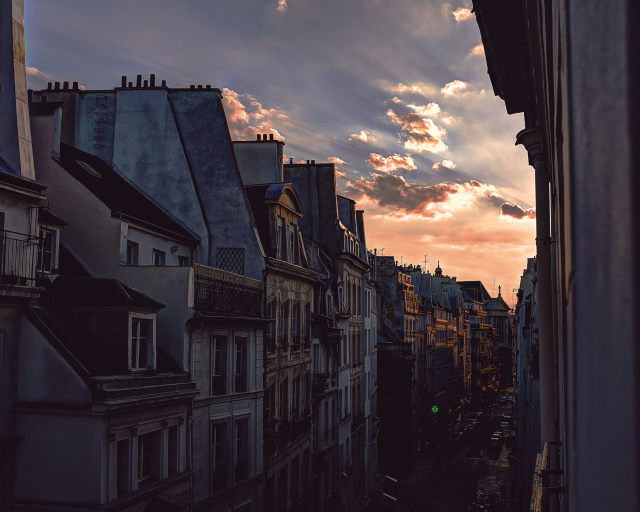
#> input picture img/saint.jpg, 1280 x 1024 px, found by its file name (shown at 1/2 size)
$ jupyter execute --allow-errors neuro_wm.ipynb   (shell and % lines are left out)
#> lines starting #> are read from the running program, lines starting #| are printed output that depends on the picture
[cell 1]
# Подключение библиотек ## Загрузить при запуске предобученной сети
import numpy as np
import cv2 as cv
import matplotlib.pyplot as plt
from PIL import Image
import torch
from torch import nn, optim
from torch.utils.data import Dataset
from torchvision import datasets
import torchvision.transforms as transforms
from typing import Type, Union
from IPython.display import clear_output, display
from ipywidgets import Output
from tqdm.auto import trange
from numpy.random import randint
import os
import zipfile
from torch.utils.data import Dataset
from torchvision import datasets

[cell 2]
# Инициализация значений генератора случайных чисел
np.random.seed(14)
torch.manual_seed(14)
#> (this line was passed over: torch is not available in this run)

#> (the rest of this cell did not finish here and is left out)

[cell 3]
# Класс преобразования контейнера ## Загрузить при запуске предобученной сети
class PreprocessImage:
    # Получение информации о границах изображения
    # [31 lines left out: functions edge_information, chrominance_information, preprocess_cover, not called in this run]

[cell 4]
# Класс датасета
class ImageDataset(Dataset):
    # Инициализация переменных
    def __init__(self, path):
        self.path = path
        self.cover_files = os.listdir(f'{self.path}/cats') #(f'{self.path}/covers')
        self.logo_files = os.listdir(f'{self.path}/dogs') #(f'{self.path}/logo')
        self.transform =  transforms.Compose([transforms.ToTensor()])
        self.preprocess = PreprocessImage()

    # Длина датасета
    def __len__(self):
        return len(self.cover_files)

    # Получение элемента датасета
    # [9 lines left out: function __getitem__, not called in this run]

[cell 5]
# формирование данных в нужном формате

import random
from shutil import copyfile

def split_data(main_dir, training_dir, validation_dir, test_dir):
    """
    Splits the data into train and test sets

    Args:
    main_dir (string):  path containing the images
    training_dir (string):  path to be used for training
    validation_dir (string):  path to be used for validation
    test_dir (string): path to be used for testing
    split_size (float): size of the dataset to be used for training
    """
    files = []
    for file in os.listdir(main_dir):
        if  os.path.getsize(os.path.join(main_dir, file)): # check if the file's size isn't 0
            files.append(file) # appends file name to a list

    shuffled_files = random.sample(files,  len(files)) # shuffles the data
    split = int(0.8 * len(shuffled_files)) #the training split casted into int for numeric rounding
    test_split = int(0.9 * len(shuffled_files))#the test split

    train = shuffled_files[:split] #training split
    validation = shuffled_files[split:test_split] # validation split
    test = shuffled_files[test_split:]

    for element in train:
            copyfile(os.path.join(main_dir,  element), os.path.join(training_dir, element))

    for element in validation:
        copyfile(os.path.join(main_dir,  element), os.path.join(validation_dir, element))

    for element in test:
        copyfile(os.path.join(main_dir,  element), os.path.join(test_dir, element))

#> (a cell that did not finish here is left out)

#> (a cell that did not finish here is left out)

#> (a cell that did not finish here is left out)

test_dataset = ImageDataset('dataset/test')

train_dataloader = torch.utils.data.DataLoader(
    train_dataset, batch_size=16, shuffle=True, num_workers=0
)
test_dataloader = torch.utils.data.DataLoader(
    test_dataset, batch_size=16, shuffle=False, num_workers=0
)

[cell 9]
# Класс кодировщика ## Загрузить при запуске предобученной сети
class Encoder(nn.Module):
    # Инициализация слоев нейросети
    def __init__(self):
        super(Encoder, self).__init__()

        self.conv1_watermark = nn.Conv2d(in_channels=1, out_channels=16,
kernel_size=3, padding=1)
        self.conv2_watermark = nn.Conv2d(in_channels=16, out_channels=16,
kernel_size=3, padding=1)
        self.conv3_watermark = nn.Conv2d(in_channels=16, out_channels=16,
kernel_size=3, padding=1)
        self.conv4_watermark = nn.Conv2d(in_channels=16, out_channels=16,
kernel_size=3, padding=1)
        self.conv5_watermark = nn.Conv2d(in_channels=16, out_channels=16,
kernel_size=3, padding=1)
        self.conv6_watermark = nn.Conv2d(in_channels=16, out_channels=16,
kernel_size=3, padding=1)
        self.conv7_watermark = nn.Conv2d(in_channels=16, out_channels=16,
kernel_size=3, padding=1)
        self.conv1_cover = nn.Conv2d(in_channels=3, out_channels=16,
kernel_size=3, padding=1)
        self.conv2_cover = nn.Conv2d(in_channels=32, out_channels=16,
kernel_size=3, padding=1)
        self.conv3_cover = nn.Conv2d(in_channels=16, out_channels=16,
kernel_size=3, padding=1)
        self.conv4_cover = nn.Conv2d(in_channels=32, out_channels=16,
kernel_size=3, padding=1)
        self.conv5_cover = nn.Conv2d(in_channels=16, out_channels=16,
kernel_size=3, padding=1)
        self.conv6_cover = nn.Conv2d(in_channels=32, out_channels=16,
kernel_size=3, padding=1)
        self.conv7_cover = nn.Conv2d(in_channels=16, out_channels=16,
kernel_size=3, padding=1)
        self.conv8_cover = nn.Conv2d(in_channels=35, out_channels=64,
kernel_size=3, padding=1)
        self.conv9_cover = nn.Conv2d(in_channels=64, out_channels=128,
kernel_size=3, padding=1)
        self.conv9_1_cover = nn.Conv2d(in_channels=128, out_channels=256,
kernel_size=3, padding=1)
        self.conv9_2_cover = nn.Conv2d(in_channels=256, out_channels=128,
kernel_size=3, padding=1)
        self.conv10_cover = nn.Conv2d(in_channels=128, out_channels=64,
kernel_size=3, padding=1)
        self.conv11_cover = nn.Conv2d(in_channels=64, out_channels=32,
kernel_size=3, padding=1)
        self.conv12_cover = nn.Conv2d(in_channels=32, out_channels=16,
kernel_size=3, padding=1)
        self.conv13_cover = nn.Conv2d(in_channels=16, out_channels=3,
kernel_size=3, padding=1)

        self.activator = nn.ReLU()

# Структура нейросети
    # [39 lines left out: function forward, not called in this run]

[cell 10]
# Класс декодера ## Загрузить при запуске предобученной сети
class Decoder(nn.Module):
    # Инициализация слоев нейросети
    # [41 lines left out: functions __init__, forward, not called in this run]

[cell 11]
# Класс дискриминатора ## Загрузить при запуске предобученной сети
class Discriminator(nn.Module):
    # Инициализация слоев нейросети
    # [38 lines left out: functions __init__, forward, not called in this run]

[cell 12]
# Класс симулятора атаки ## Загрузить при запуске предобученной сети
class Attack:
    # Размытие по Гауссу
    def gaussian(self, image, p=3):
        transform_gaussian = transforms.Compose([transforms.GaussianBlur(p)])
        return transform_gaussian(image)

    # Кадрирование
    # [49 lines left out: functions cropping, dropout, salt, medianFilter, jpg, random_attack, not called in this run]

[cell 13]
# Класс автокодировщика ## Загрузить при запуске предобученной сети
class AutoEncoder(nn.Module):
    # Инициализация переменных
    def __init__(self) -> None:
        super().__init__()

        self.encoder = Encoder()
        self.decoder = Decoder()
        self.discriminator = Discriminator()
        self.attack_class = Attack()
        self.alfa = 0.5
        self.beta = 0.5
        self.sigma = 0.001
        self.criterion = nn.MSELoss()

    # Кодирование
    def encode(self, x, y, z):
        return self.encoder((x,y,z))

    # Декодирование
    def decode(self, x):
        return self.decoder(x)

    # Проверка наличия водяного знака
    def discriminate(self, x):
        return self.discriminator(x)

    # Проведение атаки на изображения
    # [28 lines left out: functions attack, compute_loss, not called in this run]

[cell 14]
# Обучение одной эпохи
# [43 lines left out: function train_epoch, not called in this run]

[cell 15]
# Обучение модели
# [32 lines left out: function train_model, not called in this run]

#> (a cell that did not finish here is left out)

#> (a cell that did not finish here is left out)

[cell 18]
# Save:

PATH = 'savedmodel/model.pth'

#> (the rest of this cell did not finish here and is left out)

[cell 19]
# Load: ## Загрузить при запуске предобученной сети
PATH = 'savedmodel/model.pth'
#> (the rest of this cell did not finish here and is left out)

[cell 20]
# print(net)

[cell 21]
def imgshow(img):
    npimg = np.array(img)
    plt.imshow(npimg)
    plt.show()

[cell 22]
# cover_test = Image.open('PetImages/Cat/21.jpg').convert('RGB').resize((128,128))
cover_test = Image.open('saint.jpg').convert('RGB').resize((128,128))
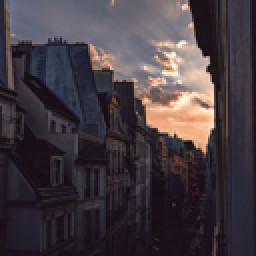
#> cover_test: PIL image 128x128 RGB (shown 2 times larger); mean R, G, B 68.2, 59.1, 65.2
imgshow(cover_test)
print(type(cover_test))
#| <class 'PIL.Image.Image'>

[cell 23]
# logo_test = Image.open('PetImages/Dog/21.jpg').convert('L').resize((128,128))
logo_test = Image.open('wm.jpg').convert('L').resize((128,128))
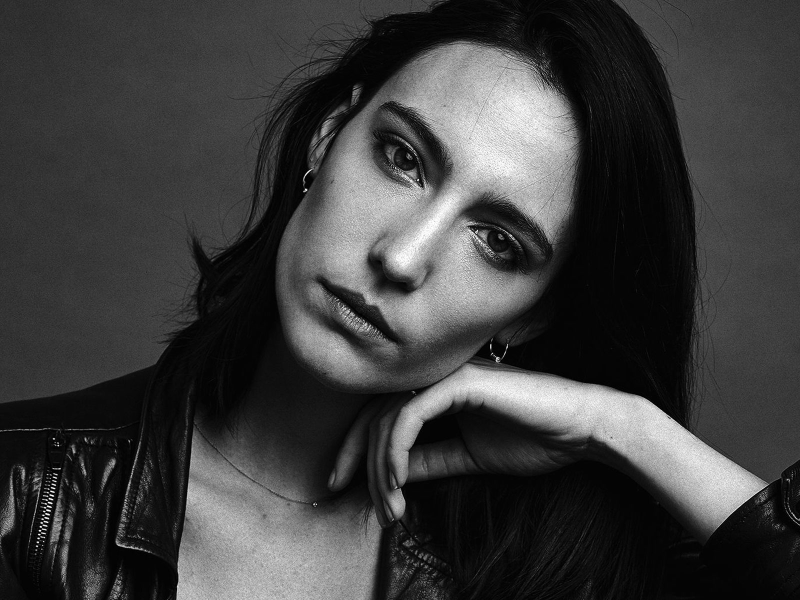
#> input picture img/wm.jpg, 1600 x 1200 px, found by its file name (shown at 1/2 size)
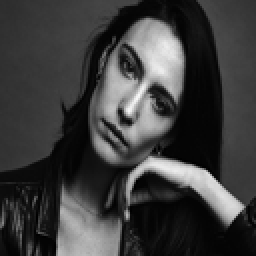
#> logo_test: PIL image 128x128 L (shown 2 times larger); min 0, max 248, mean 61
imgshow(logo_test)
